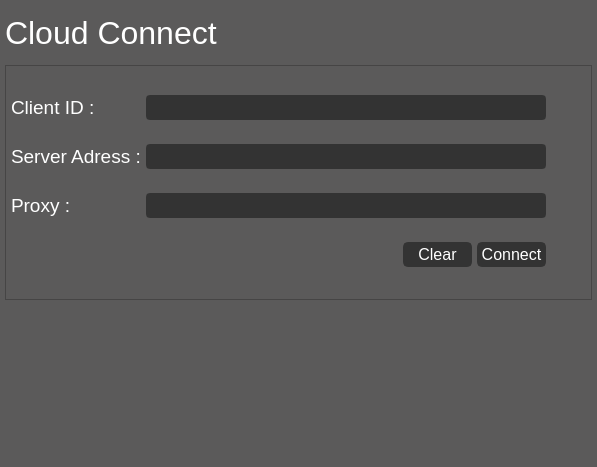
               <widget class="QWidget" name="page_cloud">
                <property name="styleSheet">
                 <string notr="true">background:rgb(91,90,90);</string>
                </property>
                <layout class="QVBoxLayout" name="verticalLayout_8">
                 <property name="spacing">
                  <number>5</number>
                 </property>
                 <property name="leftMargin">
                  <number>5</number>
                 </property>
                 <property name="topMargin">
                  <number>5</number>
                 </property>
                 <property name="rightMargin">
                  <number>5</number>
                 </property>
                 <property name="bottomMargin">
                  <number>5</number>
                 </property>
                 <item>
                  <widget class="QLabel" name="lab_cloud_main">
                   <property name="minimumSize">
                    <size>
                     <width>0</width>
                     <height>55</height>
                    </size>
                   </property>
                   <property name="maximumSize">
                    <size>
                     <width>16777215</width>
                     <height>55</height>
                    </size>
                   </property>
                   <property name="font">
                    <font>
                     <family>Segoe UI</family>
                     <pointsize>24</pointsize>
                    </font>
                   </property>
                   <property name="styleSheet">
                    <string notr="true">QLabel {
	color:rgb(255,255,255);
}</string>
                   </property>
                   <property name="text">
                    <string>Cloud Connect</string>
                   </property>
                  </widget>
                 </item>
                 <item>
                  <widget class="QFrame" name="frame_2">
                   <property name="enabled">
                    <bool>true</bool>
                   </property>
                   <property name="minimumSize">
                    <size>
                     <width>0</width>
                     <height>235</height>
                    </size>
                   </property>
                   <property name="maximumSize">
                    <size>
                     <width>16777215</width>
                     <height>235</height>
                    </size>
                   </property>
                   <property name="font">
                    <font>
                     <family>Segoe UI</family>
                     <pointsize>12</pointsize>
                    </font>
                   </property>
                   <property name="frameShape">
                    <enum>QFrame::StyledPanel</enum>
                   </property>
                   <property name="frameShadow">
                    <enum>QFrame::Raised</enum>
                   </property>
                   <layout class="QGridLayout" name="gridLayout_2">
                    <property name="leftMargin">
                     <number>5</number>
                    </property>
                    <property name="topMargin">
                     <number>5</number>
                    </property>
                    <property name="rightMargin">
                     <number>5</number>
                    </property>
                    <property name="bottomMargin">
                     <number>5</number>
                    </property>
                    <property name="horizontalSpacing">
                     <number>5</number>
                    </property>
                    <property name="verticalSpacing">
                     <number>0</number>
                    </property>
                    <item row="0" column="0">
                     <widget class="QLabel" name="label_2">
                      <property name="minimumSize">
                       <size>
                        <width>100</width>
                        <height>0</height>
                       </size>
                      </property>
                      <property name="font">
                       <font>
                        <family>Segoe UI</family>
                        <pointsize>14</pointsize>
                       </font>
                      </property>
                      <property name="styleSheet">
                       <string notr="true">color:rgb(255,255,255);</string>
                      </property>
                      <property name="text">
                       <string>Client ID :</string>
                      </property>
                     </widget>
                    </item>
                    <item row="1" column="0">
                     <widget class="QLabel" name="label_3">
                      <property name="minimumSize">
                       <size>
                        <width>100</width>
                        <height>0</height>
                       </size>
                      </property>
                      <property name="font">
                       <font>
                        <family>Segoe UI</family>
                        <pointsize>14</pointsize>
                       </font>
                      </property>
                      <property name="styleSheet">
                       <string notr="true">color:rgb(255,255,255);</string>
                      </property>
                      <property name="text">
                       <string>Server Adress :</string>
                      </property>
                     </widget>
                    </item>
                    <item row="2" column="0">
                     <widget class="QLabel" name="label_4">
                      <property name="minimumSize">
                       <size>
                        <width>100</width>
                        <height>0</height>
                       </size>
                      </property>
                      <property name="font">
                       <font>
                        <family>Segoe UI</family>
                        <pointsize>14</pointsize>
                       </font>
                      </property>
                      <property name="styleSheet">
                       <string notr="true">color:rgb(255,255,255);</string>
                      </property>
                      <property name="text">
                       <string>Proxy :</string>
                      </property>
                     </widget>
                    </item>
                    <item row="2" column="1" colspan="3">
                     <widget class="QLineEdit" name="line_cloud_proxy">
                      <property name="minimumSize">
                       <size>
                        <width>400</width>
                        <height>25</height>
                       </size>
                      </property>
                      <property name="maximumSize">
                       <size>
                        <width>500</width>
                        <height>25</height>
                       </size>
                      </property>
                      <property name="font">
                       <font>
                        <family>Segoe UI</family>
                        <pointsize>12</pointsize>
                       </font>
                      </property>
                      <property name="styleSheet">
                       <string notr="true">QLineEdit {
	color:rgb(255,255,255);
	border:2px solid rgb(51,51,51);
	border-radius:4px;
	background:rgb(51,51,51);
}

QLineEdit:disabled {
	color:rgb(255,255,255);
	border:2px solid rgb(112,112,112);
	border-radius:4px;
	background:rgb(112,112,112);
}</string>
                      </property>
                     </widget>
                    </item>
                    <item row="0" column="1" colspan="3">
                     <widget class="QLineEdit" name="line_cloud_id">
                      <property name="enabled">
                       <bool>true</bool>
                      </property>
                      <property name="minimumSize">
                       <size>
                        <width>400</width>
                        <height>25</height>
                       </size>
                      </property>
                      <property name="maximumSize">
                       <size>
                        <width>500</width>
                        <height>25</height>
                       </size>
                      </property>
                      <property name="font">
                       <font>
                        <family>Segoe UI</family>
                        <pointsize>12</pointsize>
                       </font>
                      </property>
                      <property name="styleSheet">
                       <string notr="true">QLineEdit {
	color:rgb(255,255,255);
	border:2px solid rgb(51,51,51);
	border-radius:4px;
	background:rgb(51,51,51);
}

QLineEdit:disabled {
	color:rgb(255,255,255);
	border:2px solid rgb(112,112,112);
	border-radius:4px;
	background:rgb(112,112,112);
}</string>
                      </property>
                     </widget>
                    </item>
                    <item row="1" column="1" colspan="3">
                     <widget class="QLineEdit" name="line_cloud_adress">
                      <property name="minimumSize">
                       <size>
                        <width>400</width>
                        <height>25</height>
                       </size>
                      </property>
                      <property name="maximumSize">
                       <size>
                        <width>500</width>
                        <height>25</height>
                       </size>
                      </property>
                      <property name="font">
                       <font>
                        <family>Segoe UI</family>
                        <pointsize>12</pointsize>
                       </font>
                      </property>
                      <property name="styleSheet">
                       <string notr="true">QLineEdit {
	color:rgb(255,255,255);
	border:2px solid rgb(51,51,51);
	border-radius:4px;
	background:rgb(51,51,51);
}

QLineEdit:disabled {
	color:rgb(255,255,255);
	border:2px solid rgb(112,112,112);
	border-radius:4px;
	background:rgb(112,112,112);
}</string>
                      </property>
                     </widget>
                    </item>
                    <item row="1" column="4">
                     <spacer name="horizontalSpacer_2">
                      <property name="orientation">
                       <enum>Qt::Horizontal</enum>
                      </property>
                      <property name="sizeHint" stdset="0">
                       <size>
                        <width>40</width>
                        <height>20</height>
                       </size>
                      </property>
                     </spacer>
                    </item>
                    <item row="3" column="0" colspan="2">
                     <spacer name="horizontalSpacer_3">
                      <property name="orientation">
                       <enum>Qt::Horizontal</enum>
                      </property>
                      <property name="sizeHint" stdset="0">
                       <size>
                        <width>40</width>
                        <height>20</height>
                       </size>
                      </property>
                     </spacer>
                    </item>
                    <item row="3" column="2">
                     <widget class="QPushButton" name="bn_kasa_clear">
                      <property name="enabled">
                       <bool>true</bool>
                      </property>
                      <property name="minimumSize">
                       <size>
                        <width>69</width>
                        <height>25</height>
                       </size>
                      </property>
                      <property name="maximumSize">
                       <size>
                        <width>69</width>
                        <height>25</height>
                       </size>
                      </property>
                      <property name="font">
                       <font>
                        <family>Segoe UI</family>
                        <pointsize>12</pointsize>
                       </font>
                      </property>
                      <property name="styleSheet">
                       <string notr="true">QPushButton {
	border: 2px solid rgb(51,51,51);
	border-radius: 5px;	
	color:rgb(255,255,255);
	background-color: rgb(51,51,51);
}
QPushButton:hover {
	border: 2px solid rgb(0,143,150);
	background-color: rgb(0,143,150);
}
QPushButton:pressed {	
	border: 2px solid rgb(0,143,150);
	background-color: rgb(51,51,51);
}

QPushButton:disabled {	
	border-radius: 5px;	
	border: 2px solid rgb(112,112,112);
	background-color: rgb(112,112,112);
}</string>
                      </property>
                      <property name="text">
                       <string>Clear</string>
                      </property>
                     </widget>
                    </item>
                    <item row="3" column="3">
                     <widget class="QPushButton" name="bn_kasa_connect">
                      <property name="minimumSize">
                       <size>
                        <width>69</width>
                        <height>25</height>
                       </size>
                      </property>
                      <property name="maximumSize">
                       <size>
                        <width>69</width>
                        <height>25</height>
                       </size>
                      </property>
                      <property name="font">
                       <font>
                        <family>Segoe UI</family>
                        <pointsize>12</pointsize>
                       </font>
                      </property>
                      <property name="styleSheet">
                       <string notr="true">QPushButton {
	border: 2px solid rgb(51,51,51);
	border-radius: 5px;	
	color:rgb(255,255,255);
	background-color: rgb(51,51,51);
}
QPushButton:hover {
	border: 2px solid rgb(0,143,150);
	background-color: rgb(0,143,150);
}
QPushButton:pressed {	
	border: 2px solid rgb(0,143,150);
	background-color: rgb(51,51,51);
}

QPushButton:disabled {	
	border-radius: 5px;	
	border: 2px solid rgb(112,112,112);
	background-color: rgb(112,112,112);
}</string>
                      </property>
                      <property name="text">
                       <string>Connect</string>
                      </property>
                     </widget>
                    </item>
                   </layout>
                  </widget>
                 </item>
                 <item>
                  <spacer name="verticalSpacer_2">
                   <property name="orientation">
                    <enum>Qt::Vertical</enum>
                   </property>
                   <property name="sizeHint" stdset="0">
                    <size>
                     <width>20</width>
                     <height>162</height>
                    </size>
                   </property>
                  </spacer>
                 </item>
                </layout>
               </widget>
